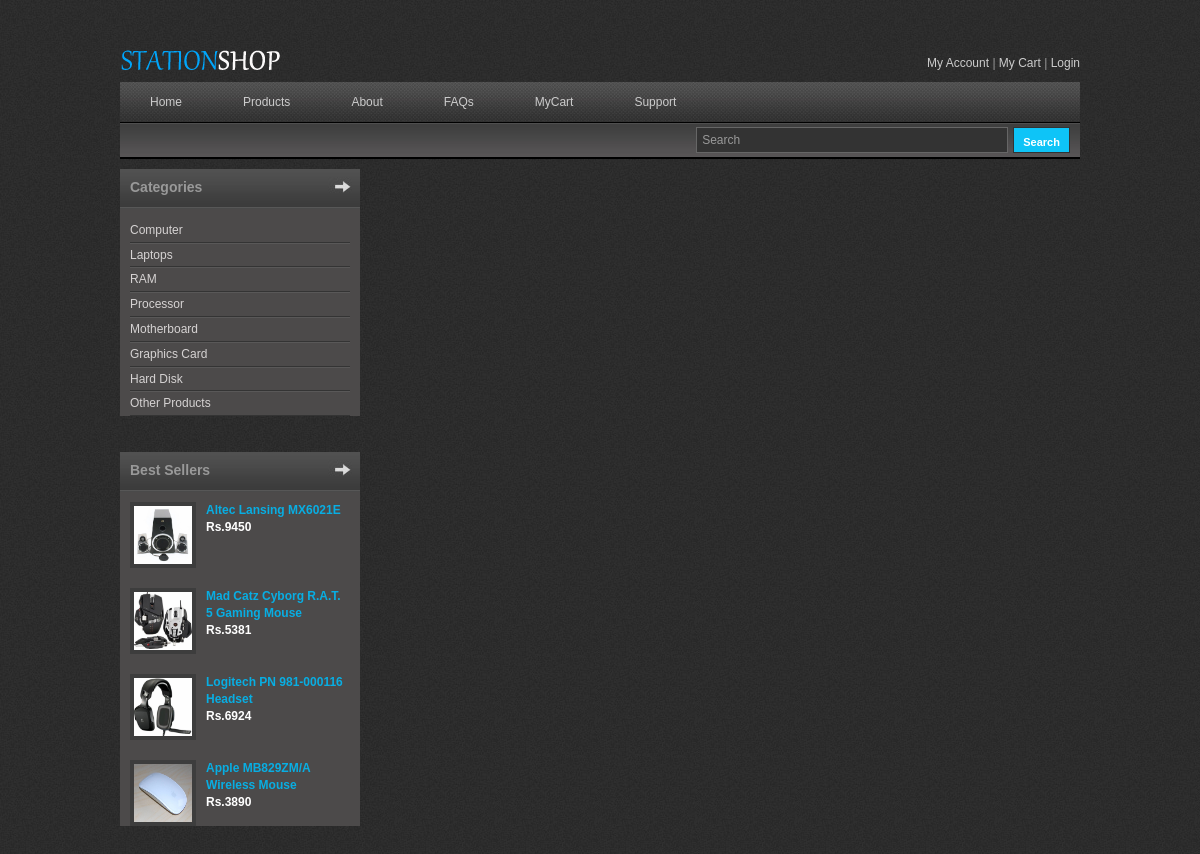
The page /stationshop/template_header.php on the database its author committed.
### tables this page shows
CREATE TABLE IF NOT EXISTS `productmaster` (
  `pid` int(10) NOT NULL AUTO_INCREMENT,
  `product_name` varchar(50) NOT NULL COMMENT 'Product Name',
  `price` float DEFAULT NULL COMMENT 'Max. Retail Price',
  `avail` varchar(15) NOT NULL DEFAULT 'IN  STOCK' COMMENT 'Stock Availability',
  `manufacturer` varchar(15) DEFAULT NULL COMMENT 'Manufactured By',
  `model` varchar(50) NOT NULL,
  `catagory` varchar(50) NOT NULL,
  `details` text NOT NULL,
  `date_added` date NOT NULL,
  `quantity` bigint(200) NOT NULL,
  PRIMARY KEY (`pid`)
);

### stationshop/template_header.php (the view, shortened to what this page needs)
<!DOCTYPE html PUBLIC "-//W3C//DTD XHTML 1.0 Transitional//EN" "http://www.w3.org/TR/xhtml1/DTD/xhtml1-transitional.dtd">
<html xmlns="http://www.w3.org/1999/xhtml">
<head>
<link href="css/templatemo_style.css" rel="stylesheet" type="text/css" />
<link rel="stylesheet" type="text/css" href="css/ddsmoothmenu.css" />
<link rel="stylesheet" type="text/css" media="all" href="css/jquery.dualSlider.0.2.css" />
</head>
<body>
<div id="templatemo_wrapper">
	<div id="templatemo_header">
    	<div id="site_title">
        	<h1><a href="index.php"></a></h1>
        </div>
        <div id="header_right">
	        <a href="user_account.php">My Account</a> | <a href="shoppingcart.php">My Cart</a>  |
			 <?php
			if(isset($_SESSION["manager"])){
				echo '<a href="logout.php"> Logout </a> | ';
				echo "<b><i>Hello</i></b> "."<b><i>".$manager."</i></b>";
			}
			else
			{ echo '<a href="user_login.php"> Login </a>';
				}
			 ?>
		</div>
    </div>
    <div id="templatemo_menu">
    	<div id="top_nav" class="ddsmoothmenu">
            <ul>
                <li><a href="index.php">Home</a></li>
                <li><a href="index.php">Products</a>
                </li>
                <li><a href="about.php">About</a>
                    </li>
                <li><a href="faqs.php">FAQs</a></li>
                <li><a href="shoppingcart.php">MyCart</a></li>
                <li><a href="support.php">Support</a></li>
            </ul>
            <br style="clear: left" />
        </div>
         <div id="menu_second_bar">
        	<div id="templatemo_search">
                 <form action="search.php" method="post">
                <input type="text" value="Search" name="keyword" id="keyword" title="keyword" onfocus="clearText(this)" onblur="clearText(this)" class="txt_field" />
                  <input type="submit" name="Search" value=" Search " alt="Search" id="searchbutton" title="Search" class="sub_btn"  />
                </form>
            </div>
    	</div>
    </div>
    <div id="templatemo_main">
   		<div id="sidebar" class="float_l">
        	<div class="sidebar_box">
            	<h3>Categories</h3>
                <div class="content">
                	<ul class="sidebar_list">
                    	<li class="first"><a href="catagory.php?catagory=computer">Computer</a></li>
                        <li><a href="catagory.php?catagory=laptop">Laptops</a></li>
                        <li><a href="catagory.php?catagory=ram">RAM</a></li>
                        <li><a href="catagory.php?catagory=processor">Processor</a></li>
                        <li><a href="catagory.php?catagory=motherboard">Motherboard</a></li>
                        <li><a href="catagory.php?catagory=graphicscard">Graphics Card</a></li>
                        <li><a href="catagory.php?catagory=harddisk">Hard Disk</a></li>
                        <li><a href="catagory.php?catagory=other+product">Other Products</a></li>
                    </ul>
                </div>
            </div>
            <div class="sidebar_box">
            <h3>Best Sellers </h3>
                <div class="content">
                	<?php
$sql = mysql_query("SELECT * FROM productmaster WHERE catagory = 'other product' LIMIT 4");
$productCount = mysql_num_rows($sql);
if ($productCount > 0) {
	while($row = mysql_fetch_array($sql)){
             $id = $row["pid"];
			 $product_name = $row["product_name"];
			 $price = $row["price"];
			 echo '<div class="bs_box">
            	<a href="anyproduct.php?pid='.$id.'"><img src="images/'.$id.'.jpg" width="58" height="58" alt="Image 01" /></a>
                <h4><a href="anyproduct.php?pid='.$id.'">'.$product_name.'</a></h4>
                <p class="price">Rs.'.$price.'</p>
				<div class="cleaner"></div>
				</div>
               ';
    }
} else {
	$product_list = "You have no products listed in your store yet";
}
?>
                </div>
            </div>
        </div>

### stationshop/css/templatemo_style.css (style rules this page uses)
body { margin: 0; padding: 0; color: #999; font-family: Tahoma, Geneva, sans-serif; font-size: 12px; line-height: 1.4em; background-color: #2e2e2e; background-repeat: repeat; background-image: url(../images/templatemo_body.jpg) }
a, a:link, a:visited { color: #08aee3; font-weight: normal; text-decoration: none; }
p { margin: 0 0 10px 0; padding: 0; }
img { border: none; }
h1, h2, h3, h4, h5, h6 { color: #333; font-weight: normal; }
h1 { font-size: 30px; margin: 0 0 30px; padding: 5px 0; }
h3 { font-size: 20px; margin: 0 0 20px; padding: 0; }
h4 { font-size: 16px; margin: 0 0 15px; padding: 0; }
.float_l { float: left }
#templatemo_wrapper { width: 960px; margin: 0 auto; padding: 0 10px 10px; }
#templatemo_header { width: 100%; padding: 50px 0 10px; }
#templatemo_menu { width: 100%; height: 77px; margin-bottom: 10px; background: url(../images/templatemo_menu.jpg) repeat-x }
#templatemo_main { width: 100%; margin-bottom: 10px; }
#sidebar { width: 240px }
#site_title { float: left; }
#site_title h1 { margin: 0; padding: 0; }
#site_title h1 a { display: block; width: 164px; height: 20px; font-size: 12px; text-indent: -10000px; color: #999; text-align: left; background: url(../images/templatemo_logo.png) no-repeat top left; }
#header_right { float: right; margin-top: 5px; }
#header_right a { color: #ccc; }
#menu_second_bar { padding: 5px 10px; }
#templatemo_search { float: right; }
#templatemo_search form { margin: 0; padding: 0; }
#templatemo_search .txt_field { float: left; display: block; margin-right: 5px; height: 24px; line-height: 24px; width: 300px; color: #999; font-size: 12px; padding: 0 5px; font-variant: normal; border: 1px solid #666; background: #333; }
#templatemo_search .sub_btn { float: right; display: block; color: #fff; height: 26px; font-size: 11px; font-weight: 700; line-height: 26px; cursor: pointer; border: 1px solid #333; background: #0ec4f7; }
.sidebar_box { position: relative; background: #4c4a4a; margin-bottom: 36px; }
.sidebar_box h3 { font-size: 14px; font-weight: 700; padding: 10px; width: 220px; height: 20px; margin-bottom: 0; background: url(../images/templatemo_sidebar_header.jpg) no-repeat; color: #999 }
#sidebar .sidebar_box .content { padding: 10px 10px 0; }
#sidebar .sidebar_list { margin: 0; padding: 0; list-style: none; }
#sidebar .sidebar_list li { display: block; margin: 0; padding: 3px 0; border-top: 1px solid #595858; border-bottom: 1px solid #343434; }
#sidebar .sidebar_list li.first { border-top: none; }
#sidebar .sidebar_list li a { color: #d6d3d3; }
.bs_box { clear: both; margin-bottom: 20px }
.bs_box img { float: left; margin-right: 10px; border: 4px solid #3d3d3d }
.bs_box h4 { margin-bottom: 0 }
.bs_box h4 a { font-size: 12px; color: #08aee3; font-weight: 700 }
.bs_box .price { font-size: 12px; font-weight: 700; color: #fff }

### stationshop/css/ddsmoothmenu.css (style rules this page uses)
.ddsmoothmenu ul { z-index:100; margin: 0; padding: 0; list-style-type: none; }
.ddsmoothmenu ul li { position: relative; display: inline; float: left; }
.ddsmoothmenu ul li a { display: block; padding: 0 30px; height: 40px; line-height: 40px; margin-right: 1px; font-size: 12px; color: #ccc; text-decoration: none; outline: none; text-align: center; background: url(images/templatemo_menu_divider.png) right center no-repeat }

### rows shown on the page
productmaster: shows a picture, product_name "Altec Lansing MX6021E", price "9450"
productmaster: shows a picture, product_name "Mad Catz Cyborg R.A.T. 5 Gaming Mouse", price "5381"
productmaster: shows a picture, product_name "Logitech PN 981-000116 Headset", price "6924"
productmaster: shows a picture, product_name "Apple MB829ZM/A Wireless Mouse", price "3890"
